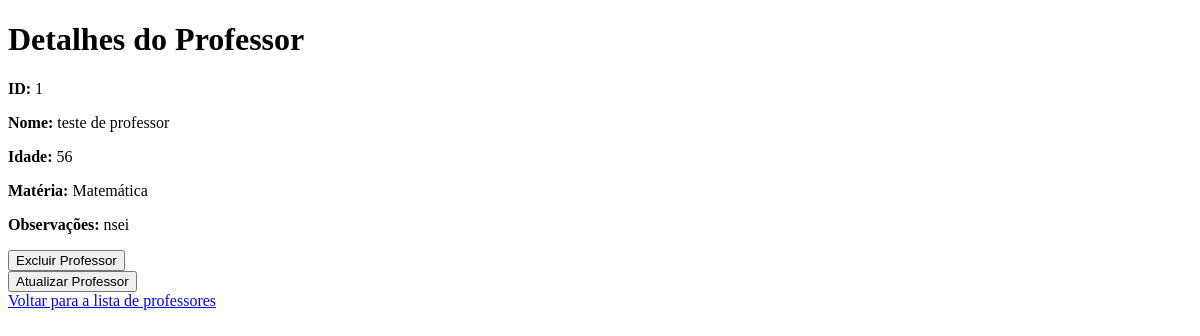
/teachers/1, run on an earlier commit of the app's database.
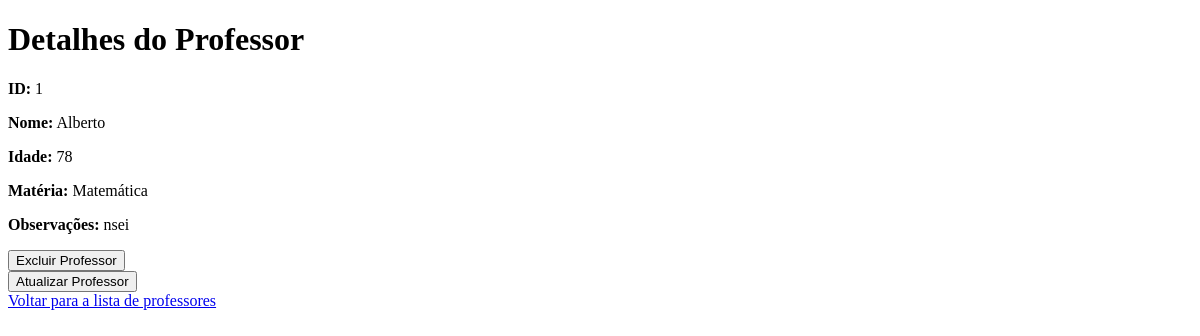
And on a later commit of the database.
### models/teacherModel.py (models this page shows, shortened)
class Teacher(db.Model):
    __tablename__ = 'teachers'
    id = db.Column(db.Integer, primary_key = True)
    nome = db.Column(db.String(120))
    idade = db.Column(db.Integer)
    materia = db.Column(db.String(120))
    observacoes = db.Column(db.String(120))
    def to_dict(self):
        return {
            "id": self.id,
            "nome": self.nome,
            "idade": self.idade,
            "materia": self.materia,
            "observacoes": self.observacoes
        }
    @staticmethod
    def get_by_id(teacher_id):
        teacher = Teacher.query.get(teacher_id)
        if not teacher:
            raise TeacherNotFound
        return teacher.to_dict()

### controllers/teacherController.py (the view)
@teachers_blueprint.route('/teachers/<int:teacher_id>', methods=['GET'])
def get_teacher(teacher_id):
    try:
        teacher = Teacher.get_by_id(teacher_id)
        return render_template('teacher_id.html', teacher=teacher)
    except Teacher.TeacherNotFound:
        return jsonify({'message': 'Professor não encontrado'}), 404

### templates/teacher_id.html (shortened to what this page needs)
<!DOCTYPE html>
<html lang="pt-BR">
<head>
</head>
<body>
  <h1>Detalhes do Professor</h1>
  <p><strong>ID:</strong> {{ teacher.id }}</p>
  <p><strong>Nome:</strong> {{ teacher.nome }}</p>
  <p><strong>Idade:</strong> {{ teacher.idade }}</p>
  <p><strong>Matéria:</strong> {{ teacher.materia }}</p>
  <p><strong>Observações:</strong> {{ teacher.observacoes }}</p>
  <form id="delete-form" action="{{ url_for('teachers.delete_teacher', teacher_id=teacher.id) }}" method="POST">
    <button type="submit">Excluir Professor</button>
  </form>
  <form id="update-form" action="{{ url_for('teachers.update_teacher_page', teacher_id=teacher.id) }}" method="GET">
    <button type="submit">Atualizar Professor</button>
  </form>
  <a href="{{ url_for('teachers.get_teachers') }}">Voltar para a lista de professores</a>
</body>
</html>

What changed in the data, as far as the page shows it:
changed Teacher "Matemática": nome "teste de professor" → "Alberto"
Also different on the page:
{{ teacher.idade }}: "56" → "78"
